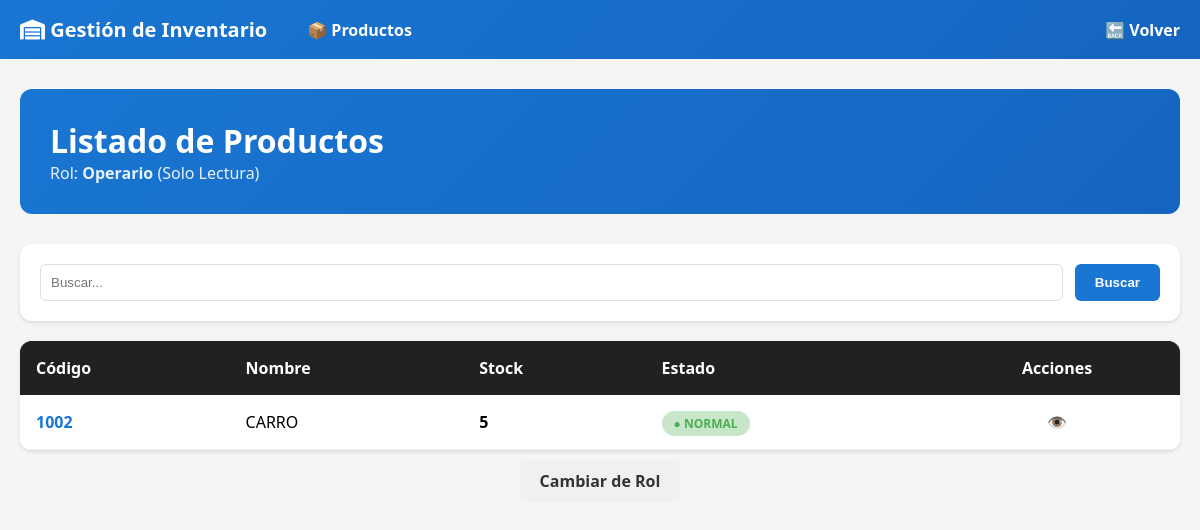
The app's page /productos/listado/ with its own data.
### inventario/models.py (models this page shows, shortened)
class Producto(models.Model):
    COLORES = [
        ('ROJO', 'Rojo'),
        ('AZUL', 'Azul'),
        ('NEGRO', 'Negro'),
        ('BLANCO', 'Blanco'),
        ('GRIS', 'Gris'),
        ('VERDE', 'Verde'),
    ]
    CATEGORIAS = [
        ('ELECTRONICA', 'Electrónica'),
        ('HERRAMIENTAS', 'Herramientas'),
        ('VEHICULOS', 'Vehículos'),
        ('OFICINA', 'Oficina'),
        ('OTROS', 'Otros'),
    ]
    codigo = models.CharField(max_length=20, unique=True, verbose_name='Código de Producto')
    nombre = models.CharField(max_length=100, verbose_name='Nombre')
    marca = models.CharField(max_length=100, verbose_name='Marca del Producto')
    color = models.CharField(max_length=20, choices=COLORES, verbose_name='Color')
    categoria = models.CharField(max_length=50, choices=CATEGORIAS, default='OTROS', verbose_name='Categoría')
    stock = models.IntegerField(default=0, validators=[MinValueValidator(0)], verbose_name='Stock Disponible')
    stock_minimo = models.IntegerField(default=5, validators=[MinValueValidator(0)], verbose_name='Stock Mínimo')
    precio = models.DecimalField(max_digits=10, decimal_places=2, default=Decimal('0.00'), verbose_name='Precio Unitario')
    descripcion = models.TextField(blank=True, null=True, verbose_name='Descripción')
    codigo_barras = models.CharField(max_length=13, unique=True, blank=True, null=True, verbose_name='Código de Barras')
    proveedor = models.ForeignKey('Proveedor', on_delete=models.SET_NULL, null=True, blank=True, verbose_name='Proveedor')
    fecha_creacion = models.DateTimeField(auto_now_add=True, verbose_name='Fecha de Creación')
    fecha_actualizacion = models.DateTimeField(auto_now=True, verbose_name='Fecha de Actualización')
    class Meta:
        verbose_name = 'Producto'
        verbose_name_plural = 'Productos'
        ordering = ['-fecha_creacion']

### inventario/views.py (the view)
# urls.py: path('listado/', ProductoListView.as_view(), name='listado'),
class ProductoListView(ListView):
    model = Producto
    template_name = 'inventario/listado_productos.html'
    context_object_name = 'productos'
    paginate_by = 10
    def get_queryset(self):
        queryset = super().get_queryset()
        search = self.request.GET.get('search')
        if search:
            queryset = queryset.filter(Q(codigo__icontains=search) | Q(marca__icontains=search) | Q(nombre__icontains=search))
        return queryset
    def get_context_data(self, **kwargs):
        context = super().get_context_data(**kwargs)
        rol = self.request.GET.get('rol', 'operario')
        context['rol'] = rol
        if rol in ['administrador', 'gerente']:
            context['productos_bajo_stock'] = Producto.objects.filter(stock__lt=F('stock_minimo'))
            context['alertas_activas'] = Alerta.objects.filter(estado='activa').count()
        return context

### inventario/templates/inventario/listado_productos.html (shortened to what this page needs)
{% extends "inventario/base.html" %}
{% block content %}
<div style="background: linear-gradient(135deg, #1976D2 0%, #1565C0 100%); color: white; padding: 30px; border-radius: 12px; margin-bottom: 30px;">
    <div style="display: flex; justify-content: space-between; align-items: center;">
        <div>
            <h1 style="font-size: 32px; font-weight: 700;">Listado de Productos</h1>
            <p style="opacity: 0.9;">
                {% if rol == "administrador" %}
                Rol: <strong>Administrador</strong> (Acceso Completo)
                {% elif rol == "gerente" %}
                Rol: <strong>Gerente</strong> (Gestión de Productos)
                {% else %}
                Rol: <strong>Operario</strong> (Solo Lectura)
                {% endif %}
            </p>
        </div>
    </div>
</div>
<div style="background: white; padding: 20px; border-radius: 12px; margin-bottom: 20px; box-shadow: 0 2px 4px rgba(0,0,0,0.1);">
    <form method="get" style="display: flex; gap: 12px;">
        <input type="text" name="search" placeholder="Buscar..." value="{{ request.GET.search }}" style="flex: 1; padding: 10px; border: 1px solid #E0E0E0; border-radius: 6px;">
        <button type="submit" style="background: #1976D2; color: white; padding: 10px 20px; border: none; border-radius: 6px; font-weight: 600; cursor: pointer;">Buscar</button>
    </form>
</div>
{% if productos %}
<div style="background: white; border-radius: 12px; overflow: hidden; box-shadow: 0 2px 4px rgba(0,0,0,0.1);">
    <table style="width: 100%; border-collapse: collapse;">
        <thead>
            <tr style="background: #212121; color: white;">
                <th style="padding: 16px; text-align: left;">Código</th>
                <th style="padding: 16px; text-align: left;">Nombre</th>
                <th style="padding: 16px;">Stock</th>
                <th style="padding: 16px;">Estado</th>
                {% if rol == "administrador" or rol == "gerente" or rol == "operario" %}
                <th style="padding: 16px; text-align: center;">Acciones</th>
                {% endif %}
            </tr>
        </thead>
        <tbody>
        {% for producto in productos %}
        <tr style="border-bottom: 1px solid #F0F0F0;">
            <td style="padding: 16px;"><strong style="color: #1976D2;">{{ producto.codigo }}</strong></td>
            <td style="padding: 16px;">{{ producto.nombre }}</td>
            <td style="padding: 16px; font-weight: 600;">{{ producto.stock }}</td>
            <td style="padding: 16px;">
                {% if producto.stock == 0 %}
                <span style="background: #FFCDD2; color: #E05555; padding: 4px 12px; border-radius: 20px; font-size: 12px; font-weight: 600;">● CRÍTICA</span>
                {% elif producto.stock < producto.stock_minimo %}
                <span style="background: #FFE0B2; color: #E68166; padding: 4px 12px; border-radius: 20px; font-size: 12px; font-weight: 600;">● ALTA</span>
                {% else %}
                <span style="background: #C8E6C9; color: #4CAF50; padding: 4px 12px; border-radius: 20px; font-size: 12px; font-weight: 600;">● NORMAL</span>
                {% endif %}
            </td>
            <td style="padding: 16px; text-align: center;">
                {% if rol == "administrador" %}
                <a href="{% url 'inventario:editar' producto.pk %}" style="color: #FF9800; margin: 0 8px; text-decoration: none;">✏️</a>
                <a href="{% url 'inventario:actualizar_stock' producto.pk %}" style="color: #4CAF50; margin: 0 8px; text-decoration: none;">📦</a>
                <a href="{% url 'inventario:eliminar' producto.pk %}" style="color: #E05555; margin: 0 8px; text-decoration: none;">🗑️</a>
                {% elif rol == "gerente" %}
                <a href="{% url 'inventario:editar' producto.pk %}" style="color: #FF9800; margin: 0 8px; text-decoration: none;">✏️</a>
                <a href="{% url 'inventario:actualizar_stock' producto.pk %}" style="color: #4CAF50; margin: 0 8px; text-decoration: none;">📦</a>
                {% else %}
                <a href="{% url 'inventario:detalle' producto.pk %}" style="color: #1976D2; margin: 0 8px; text-decoration: none;">👁️</a>
                {% endif %}
            </td>
        </tr>
        {% endfor %}
        </tbody>
    </table>
</div>
{% endif %}
<div style="margin-top: 20px; text-align: center;">
    <a href="/" style="background: #F0F0F0; color: #333; padding: 10px 20px; border-radius: 6px; text-decoration: none; font-weight: 600;">Cambiar de Rol</a>
</div>
{% endblock %}

### inventario/templates/inventario/base.html (style rules this page uses)
* { margin: 0; padding: 0; box-sizing: border-box; }
body { font-family: 'Segoe UI', sans-serif; background: #F5F5F5; }
table { width: 100%; border-collapse: collapse; background: white; border-radius: 8px; overflow: hidden; box-shadow: 0 2px 4px rgba(0,0,0,0.1); }
th { background: #212121; color: white; padding: 16px; text-align: left; }
td { padding: 16px; border-bottom: 1px solid #F0F0F0; }

### records on screen
Producto: codigo "1002", nombre "CARRO", stock "5", stock_minimo "● NORMAL"
